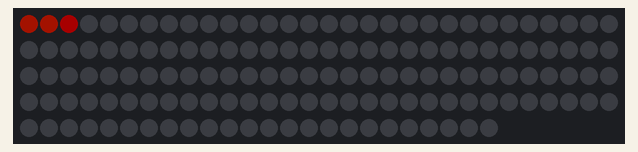
Simulated run of this sketch. Board: Arduino Uno, built with avr-gcc and run on an emulated ATmega328P. On the bench: 144 RGB LEDs in strip order, left to right, continuing on the next row. Dim RGB values are drawn brighter than linear; random numbers use the default seed unless the sketch sets one.

Above: at 1.21 s.
At 5.75 s:
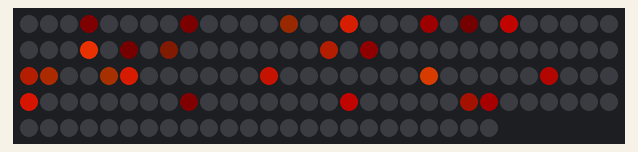
At 10.29 s:
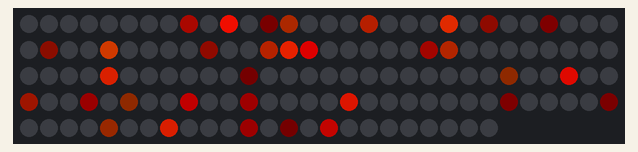
At 19.49 s:
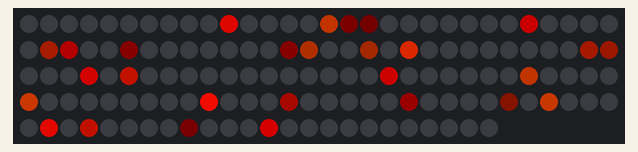
At 28.7 s:
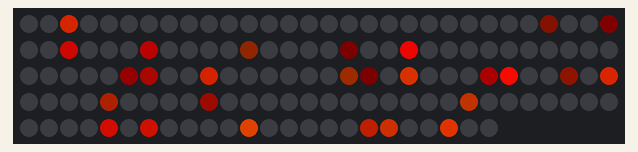
At 37.9 s:
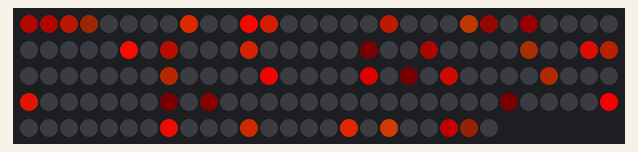

The sketch:

leds_gioco_uno.ino
```cpp
#include <FastLED.h>

#define DATA_PIN 9
#define NUM_LEDS    144
#define BRIGHTNESS  50
#define FRAMES_PER_SECOND 10

CRGB leds[NUM_LEDS];


void setup() {
  delay(1000);
  LEDS.addLeds<WS2812B, DATA_PIN, GRB>(leds, NUM_LEDS);
  LEDS.setBrightness( 255 );
  LEDS.setTemperature(Candle);

}

void loop() {

  EVERY_N_MILLISECONDS(40) {
    leds[0] = CHSV(random8(-5,35), 255, random8()*random8(0,2)*random8(0,2));

    for (uint8_t i=NUM_LEDS-1; i>0; i--) {
      leds[i] = leds[i-1];
    }
  }

  LEDS.show();


}
```
